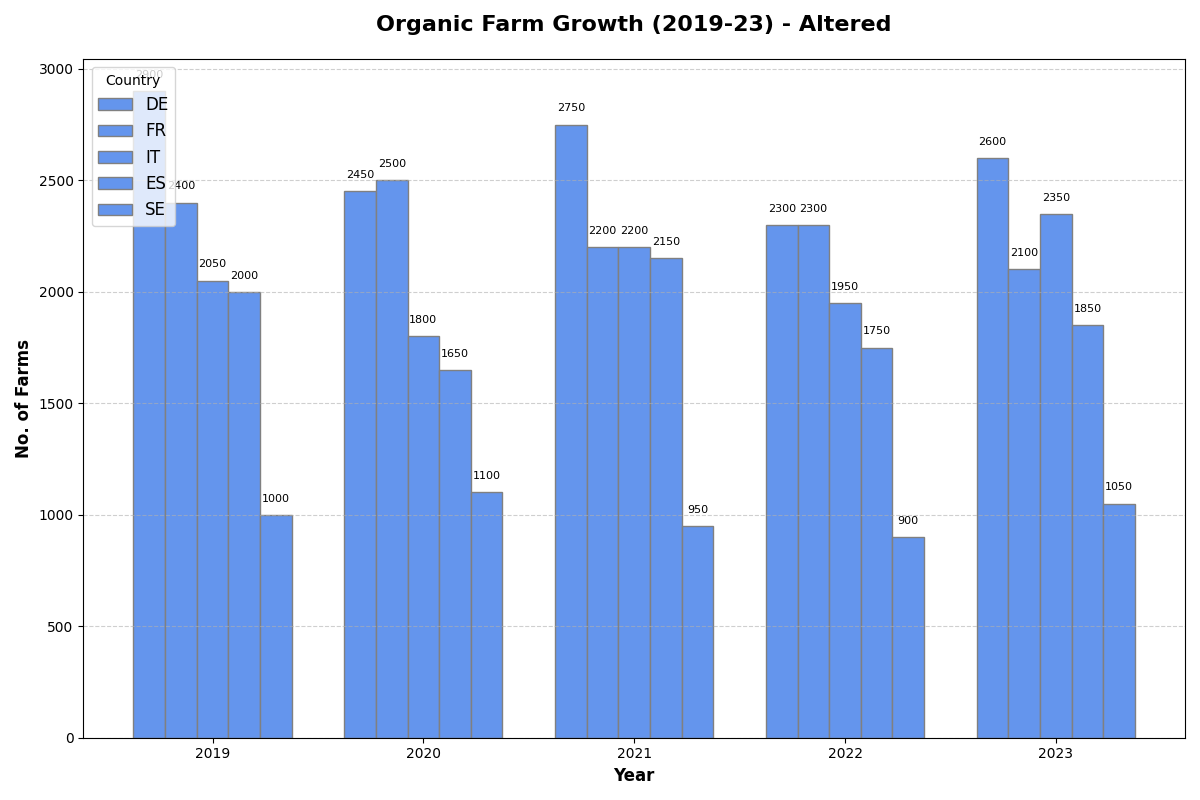

Write Python code to recreate this figure.
import matplotlib.pyplot as plt
import numpy as np

countries = ['DE', 'FR', 'IT', 'ES', 'SE']
years = np.array([2019, 2020, 2021, 2022, 2023])

germany_farms = np.array([2900, 2450, 2750, 2300, 2600])
france_farms = np.array([2400, 2500, 2200, 2300, 2100])
italy_farms = np.array([2050, 1800, 2200, 1950, 2350])
spain_farms = np.array([2000, 1650, 2150, 1750, 1850])
sweden_farms = np.array([1000, 1100, 950, 900, 1050])

bar_width = 0.15
positions = np.arange(len(years))
fig, ax = plt.subplots(figsize=(12, 8))

# Changed the color for all bars to 'cornflowerblue'
ax.bar(positions, germany_farms, width=bar_width, color='cornflowerblue', edgecolor='grey', label='DE')
ax.bar(positions + bar_width, france_farms, width=bar_width, color='cornflowerblue', edgecolor='grey', label='FR')
ax.bar(positions + 2 * bar_width, italy_farms, width=bar_width, color='cornflowerblue', edgecolor='grey', label='IT')
ax.bar(positions + 3 * bar_width, spain_farms, width=bar_width, color='cornflowerblue', edgecolor='grey', label='ES')
ax.bar(positions + 4 * bar_width, sweden_farms, width=bar_width, color='cornflowerblue', edgecolor='grey', label='SE')

for i in range(len(years)):
    ax.text(i, germany_farms[i] + 50, f'{germany_farms[i]}', ha='center', va='bottom', color='black', fontsize=8)
    ax.text(i + bar_width, france_farms[i] + 50, f'{france_farms[i]}', ha='center', va='bottom', color='black', fontsize=8)
    ax.text(i + 2 * bar_width, italy_farms[i] + 50, f'{italy_farms[i]}', ha='center', va='bottom', color='black', fontsize=8)
    ax.text(i + 3 * bar_width, spain_farms[i] + 50, f'{spain_farms[i]}', ha='center', va='bottom', color='black', fontsize=8)
    ax.text(i + 4 * bar_width, sweden_farms[i] + 50, f'{sweden_farms[i]}', ha='center', va='bottom', color='black', fontsize=8)

ax.set_xlabel('Year', fontsize=12, fontweight='bold')
ax.set_ylabel('No. of Farms', fontsize=12, fontweight='bold')
ax.set_title('Organic Farm Growth (2019-23) - Altered', fontsize=16, fontweight='bold', pad=20)
ax.set_xticks(positions + 2 * bar_width)
ax.set_xticklabels(years)
ax.legend(loc='upper left', fontsize=12, title='Country')
ax.grid(axis='y', linestyle='--', alpha=0.6)
plt.tight_layout()
plt.show()
